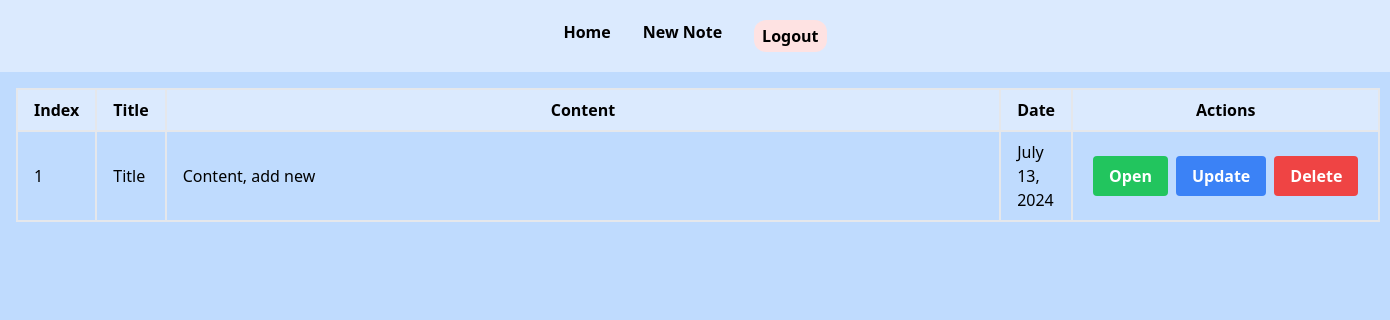
Screenshot of / (signed in) with the database file from the repository.
### main/models.py (models this page shows, shortened)
class Notess(models.Model):
    user = models.ForeignKey(User, on_delete=models.CASCADE)
    title = models.CharField(max_length=200)
    content = models.TextField()
    create_date = models.DateField(blank=True, null=True)
    update_date = models.DateField(blank=True, null=True)

### main/views.py (the view)
# urls.py: 2. Add a URL to urlpatterns:  path('', views.home, name='home')
@login_required
def home(request):
    notes = Notess.objects.filter(user=request.user)
    context = {
        "notes": notes
    }
    return render(request, 'home.html', context)

### main/templates/home.html (shortened to what this page needs)
{% extends "base.html" %}
{% load static %}
{% block content %}
<div class="main p-4 items-center justify-center">
    <table class="border-collapse w-full">
        <thead>
            <tr class="bg-blue-100">
                <th class="border-2 px-4 py-2">Index</th>
                <th class="border-2 px-4 py-2">Title</th>
                <th class="border-2 px-96 py-2">Content</th>
                <th class="border-2 px-4 py-2">Date</th>
                <th class="border-2 px-4 py-2">Actions</th>
            </tr>
        </thead>
        <tbody>
            {% for note in notes %}
            <tr>
                <td class="border-2 px-4 py-2">{{ forloop.counter }}</td>
                <td class="border-2 px-4 py-2">{{ note.title }}</td>
                <td class="border-2 px-4 py-2">{{ note.content|striptags|truncatechars:100 }}</td>
                <td class="border-2 px-4 py-2">{{ note.create_date }}</td>
                <td class="border-2 px-4 py-2">
                    <div class="flex justify-center">
                        <form action="{% url 'show' note.id %}" method="get" class="inline">
                            <button type="submit" class="bg-green-500 hover:bg-green-700 text-white font-bold px-4 py-2 rounded mx-1">Open</button>
                        </form>
                        <form action="{% url 'update_note' note.id %}" method="get" class="inline">
                            <button class="bg-blue-500 hover:bg-blue-700 text-white font-bold py-2 px-4 rounded mx-1">Update</button>
                        </form>
                        <form action="{% url 'delete_note' note.id %}" method="post" class="inline">
                            <button type="submit" class="bg-red-500 hover:bg-red-700 text-white font-bold px-4 py-2 rounded mx-1">Delete</button>
                        </form>
                    </div>
                </td>
            </tr>
            {% endfor %}
        </tbody>
    </table>
</div>
{% endblock content %}

### rows the page displays
Notess: title "Title", content "Content, add new", create_date "July 13, 2024"
